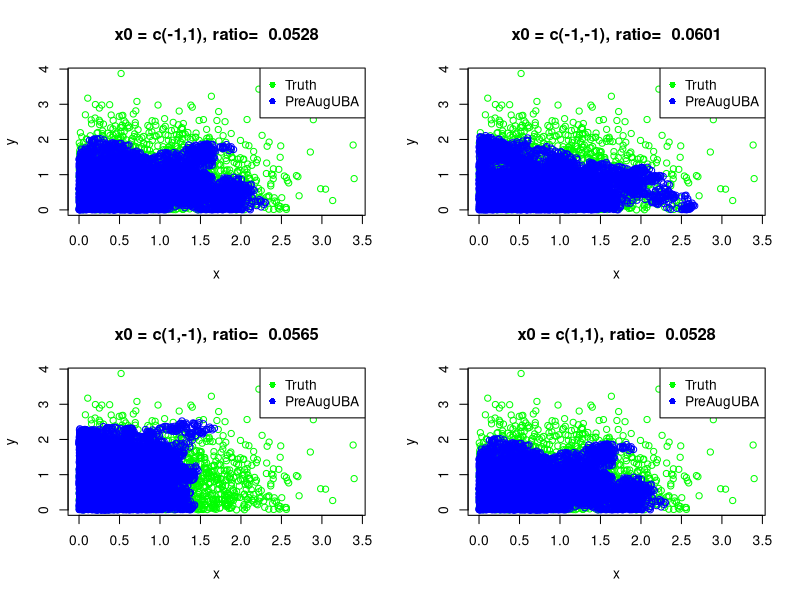

The R source for this figure:
library(mvtnorm)
library(ggplot2)
###Augmented drift
drift = function(x)
{
  x1 = x[1]
  x2 = x[2]
  
  if( x1>0 && x2>0)
  {
    return(-x)
  }
  else if(x1 <0 && x2<0)
  {
    return(c(Inf, Inf))
  }
  else if(x1 <0 && x2>0 )
  {
    return(c(Inf,0))
  }
  else
  {
    return(c(0,Inf))
  }
}

#Calculate projetction
projection  = function(u)
{
  if(all(u[1] < 0, na.rm = TRUE) && all(u[2] < 0, na.rm = TRUE))
  {
    return(c(0,0))
  } else if (u[1]>0 & u[2]<0)
  {
    return(c(u[1],0))
  } else if (u[1]<0 & u[2]>0)
  {
    return(c(0,u[2]))
  }
  else{
    return(u)
  }
}

###Calculate Preconditioning matrix 
C = function(x)
{
  u = projection(x)
  s = matrix(u-x , nrow = 2, ncol = 1)
  den = t(s)%*%s
  den = den[1,1]
  if(s[1]== 0 & s[2]==0)
  {
    I = diag(1,nrow = 2 , ncol = 2)
    return(I)
  }
  else
  {
    P = s%*% t(s)
    P = P/den
    return(P)
  }
  
}



PrAugUBA = function(x0, dt, N)
{
  out = matrix(nrow = N , ncol = 2)
  out[1 ,] = x0
  
  for(t in 2:N)
  {
    x = out[t-1, ]
    v = matrix(rnorm(n = 2), ncol = 1)
    U = runif(2)
    
    ##Augmented Drift and Preconditioning matrix
    mu = matrix(drift(x), nrow = 2)
    mat = C(x)
    
    ###Calculating probabilities
    den = exp(-sqrt(2*dt)*v*mu)
    p = 1/(1+den)
    
    ###Making the updates
    z = ifelse(U <= p , v , -v)
    out[t , ] = out[t-1 , ] + sqrt(2*dt)*mat%*%z
    #print('Current states: ')
    #print(out[t, ])
  }
  return(out)
}

# Generate random samples
# For reproducibility
n_samples <- 10000
data <- rmvnorm(n = n_samples, mean = c(0,0))

# Convert to a data frame and apply truncation
data_df <- as.data.frame(data)
colnames(data_df) <- c("x", "y")
truncated_data <- subset(data_df, x > 0 & y > 0)  # Keep only points in the positive quadrant
pdf(file="PreAugUBA.pdf")
par(mfrow = c(2,2))

try1 = PrAugUBA(x0 = c(-1,1), dt = 1e-3 , N = 1e4)
df = as.data.frame(try1)
df.clean = df[df$V1 > 0 & df$V2 > 0, ]
correct= nrow(df.clean)
ratio = 1 - (correct/1e4)
plot(truncated_data$x, truncated_data$y, col = 'green', xlab = 'x',ylab = 'y',
     main = paste( 'x0 = c(-1,1), ratio= ',ratio ))
points(df.clean$V1, df.clean$V2, col = 'blue')
legend('topright', legend = c('Truth',"PreAugUBA"), col =c('green', 'blue'), pch= 16)

try2 = PrAugUBA(x0 = c(-1,-1), dt = 1e-3 , N = 1e4)
df = as.data.frame(try2)
df.clean = df[df$V1 > 0 & df$V2 > 0, ]
correct= nrow(df.clean)
ratio = 1 - (correct/1e4)
plot(truncated_data$x, truncated_data$y, col = 'green', xlab = 'x',ylab = 'y',
     main = paste( 'x0 = c(-1,-1), ratio= ',ratio ))
points(df.clean$V1, df.clean$V2, col = 'blue')
legend('topright', legend = c('Truth',"PreAugUBA"), col =c('green', 'blue'), pch= 16)


try3 = PrAugUBA(x0 = c(1,-1), dt = 1e-3 , N = 1e4)
df = as.data.frame(try3)
df.clean = df[df$V1 > 0 & df$V2 > 0, ]
correct= nrow(df.clean)
ratio = 1 - (correct/1e4)
plot(truncated_data$x, truncated_data$y, col = 'green', xlab = 'x',ylab = 'y',
     main = paste( 'x0 = c(1,-1), ratio= ',ratio ))
points(df.clean$V1, df.clean$V2, col = 'blue')
legend('topright', legend = c('Truth',"PreAugUBA"), col =c('green', 'blue'), pch= 16)


try4 = PrAugUBA(x0 = c(1,1), dt = 1e-3 , N = 1e4)
df = as.data.frame(try1)
df.clean = df[df$V1 > 0 & df$V2 > 0, ]
correct= nrow(df.clean)
ratio = 1 - (correct/1e4)
plot(truncated_data$x, truncated_data$y, col = 'green', xlab = 'x',ylab = 'y',
     main = paste( 'x0 = c(1,1), ratio= ',ratio ))
points(df.clean$V1, df.clean$V2, col = 'blue')
legend('topright', legend = c('Truth',"PreAugUBA"), col =c('green', 'blue'), pch= 16)
dev.off()

